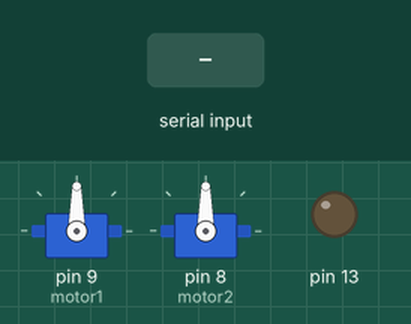
The sketch below on a simulated Arduino Uno, built with avr-gcc and run on an emulated ATmega328P. On the bench: 2 × servo, output pins drawn as LEDs (lit = HIGH). Inputs (shaded band) come from the test bench.

Above: at 1.2 s.
1.3 s: "@\n" received over Serial
At 2.5 s:
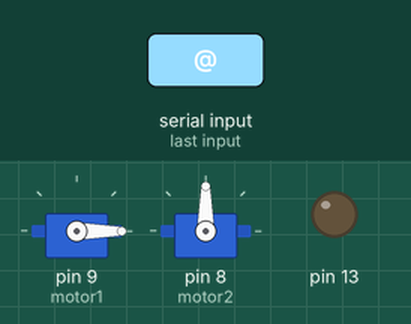
2.8 s: "$\n" received over Serial
At 3.8 s:
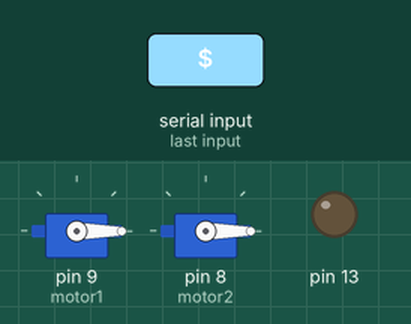
4.3 s: "30,150\n" received over Serial
At 4.9 s:
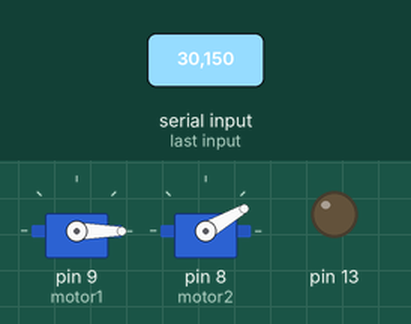
5.8 s: "90,45\n" received over Serial
At 6.1 s:
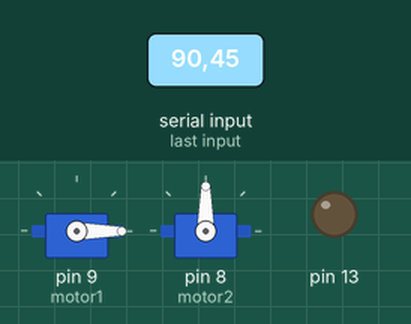
Timing chart, 0 to 8.3 s (numbered marks = the images above; inputs shaded):
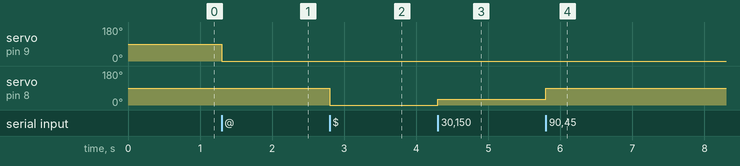

The sketch:

sketch_mar01b.ino
```cpp
/*
 *
 * hetpro-store.com/TUTORIALES/
 * Autor: Dr. Rubén Estrada Marmolejo
 * Fecha revisión: 29 de Enero de 2018
 *
 */

#include <Servo.h>

Servo motor1;
Servo motor2;

String cadenaCharEntrada = "";
char vectorChar[20];
bool finCadena = false;
char comando = 0;
void setup() {
  motor1.attach(9);
  motor2.attach(8);
  Serial.begin(115200);
  cadenaCharEntrada.reserve(20);
  pinMode(13,OUTPUT);

}

void loop() {
  if(finCadena){                               //Se termino de recibir una cadena completa
    finCadena = false;                                  //Permitimos volver a recibir otra cadena
    cadenaCharEntrada.toCharArray(vectorChar,20);   //Convertimos el string a un vectorChar
    int numeroEntero = atoi(vectorChar);            //Convertimos un vectorChar a un entero

    //Serial.print("Se recibio ");
    //Serial.println(numeroEntero);

    if(comando == '@'){  //Deteccion del servo1
      if((numeroEntero >= 0) && (numeroEntero<=180)){
              motor1.write(numeroEntero);
      }
    }
    else if(comando == '$'){ //Deteccion del servo2
        if((numeroEntero >= 0) && (numeroEntero<=180)){
              motor2.write(numeroEntero);
      }
    }
    else{
      //Error
    }
    cadenaCharEntrada = "";


  }
}

void serialEvent(){
  //Recepción de datos Seriales

  while (Serial.available()) {              //Si existen datos seriales, leer a todos
    char CaracterEntrada = Serial.read();   //Leer 1 byte serial recibido
    if(CaracterEntrada == '@' || CaracterEntrada == '$'){
      comando = CaracterEntrada;
    }
    else{
      cadenaCharEntrada += CaracterEntrada;   //Agregar el nuevo char a una cadena String
    }
    if (CaracterEntrada == '\n') {          //Si el char o byte recibido es un fin de linea, activa la bandera
      finCadena = true;                        //Si la bandera finCadena = 1, entonces la transmision esta completa
    }

  }

}
```

Measured:
- after the input at 1.3 s, servo on pin 9 (motor1): 90° → 0° at once
- after the input at 2.8 s, servo on pin 8 (motor2): 90° → 0° at once
- after the input at 4.3 s, servo on pin 8 (motor2): 0° → 30° at once
- after the input at 5.8 s, servo on pin 8 (motor2): 30° → 90° at once
